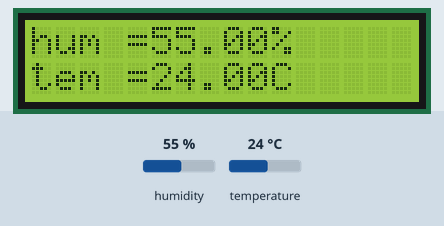
Simulated run of this sketch. Board: Arduino Uno, built with avr-gcc and run on an emulated ATmega328P. Shown: 16×2 character LCD. Inputs (shaded band) come from the test bench; at power-on: humidity 55 %, temperature 24 °C. What the sketch prints to the serial monitor is not drawn.

Above: at 2.7 s.
2.8 s: humidity set to 22 %
At 4.8 s:
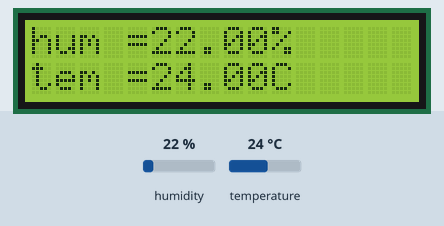
5.1 s: temperature set to 12 °C
At 6.0 s:
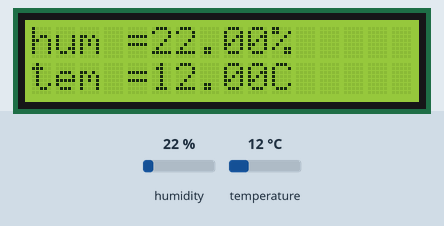
7.2 s: humidity set to 40 %
At 8.4 s:
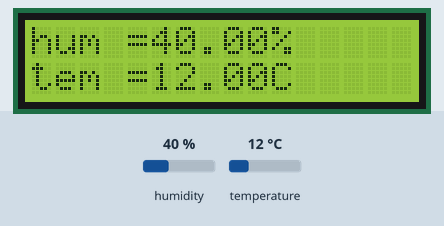
9.2 s: temperature set to 19 °C
At 10.8 s:
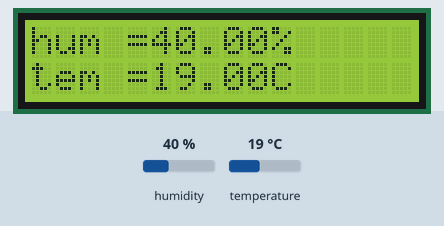
Timing chart, 0 to 12.3 s (numbered marks = the images above; inputs shaded):
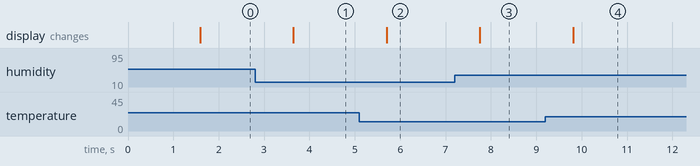

Measured:
- after the input at 2.8 s, the display: changes after 0.85 s (image 1)
- after the input at 5.1 s, the display: changes after 0.60 s (image 2)
- after the input at 7.2 s, the display: changes after 0.56 s (image 3)
- after the input at 9.2 s, the display: changes after 0.61 s (image 4)

The sketch:

temp_and_huminity.ino
```cpp
#include "dht.h"
#define dht_apin A0
#include<LiquidCrystal.h>
const int rs=12,en=11,d4=5,d5=4,d6=3,d7=2;
LiquidCrystal lcd(rs,en,d4,d5,d6,d7);

dht DHT;

void setup(){

  Serial.begin(9600);
  delay(500);//Delay to let system boot
  Serial.println("DHT11 Humidity & temperature Sensor\n\n");
  delay(1000);//Wait before accessing Sensor
  lcd.begin(16,2);

}//end "setup()"

void loop(){
  //Start of Program

    DHT.read11(dht_apin);


    lcd.setCursor(0,0);
    lcd.print("hum =");
    lcd.print(DHT.humidity);
    lcd.print("%  ");
    lcd.setCursor(0,1 );
    lcd.print("tem =");
    lcd.print(DHT.temperature);
    lcd.println("C  ");

    delay(1000);//Wait 5 seconds before accessing sensor again.

  //Fastest should be once every two seconds.

}// end loop()
```
